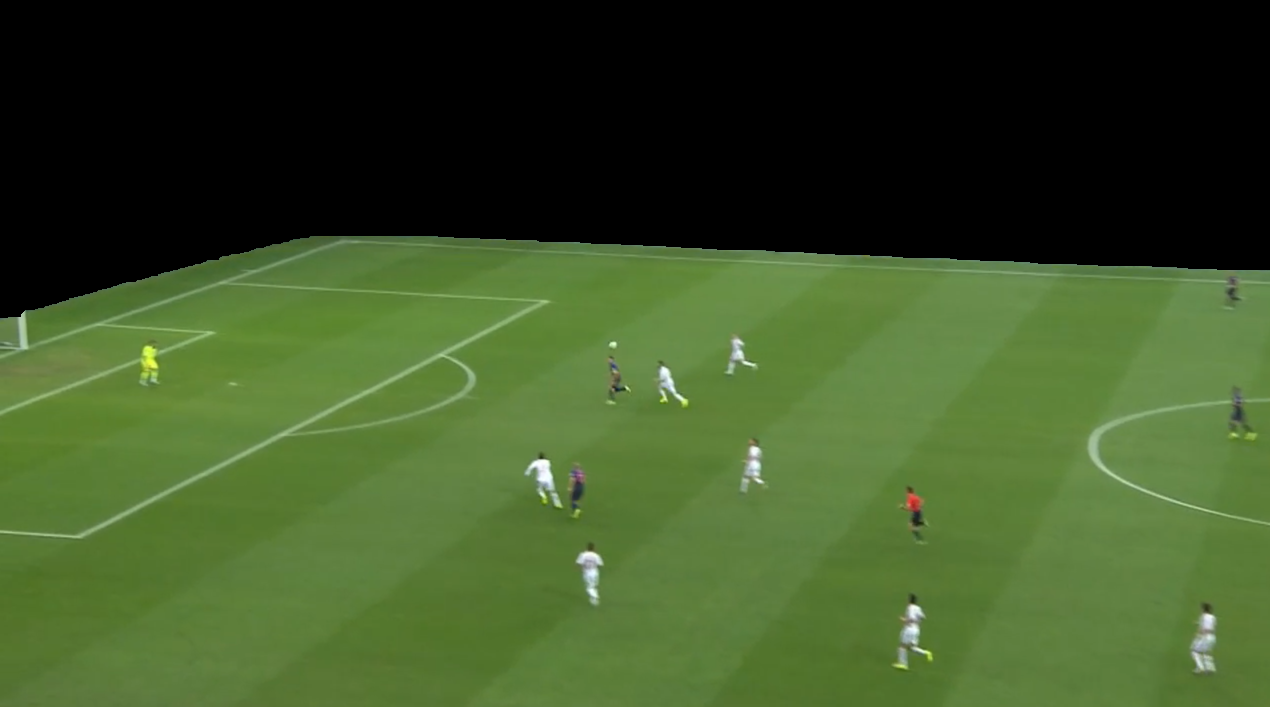
%> input picture test_images/test2.png, 1270 x 707 px
$ octave Canny_Edge_Detector_Q2.m   (GNU Octave 9; MATLAB toolbox functions it lacks are replaced by stand-ins)
%> lines starting %> are read from the running program, lines starting %| are printed output that depends on the picture; in (x1, y1, x2, y2) boxes, pixels count from 0 and x2, y2 are one past the last pixel; in counts of white or black regions, pixels touching at a corner belong together; the program's own positions count from 1
%% clear all
close all


Irgb = imread('../test_images/test2.png');
%> Irgb is the input picture: size 707x1270x3 uint8; mean R, G, B 60.2, 81.6, 38.6

Irgb = imsharpen(Irgb);
if ndims(Irgb) == 3;
    I = rgb2gray(Irgb);
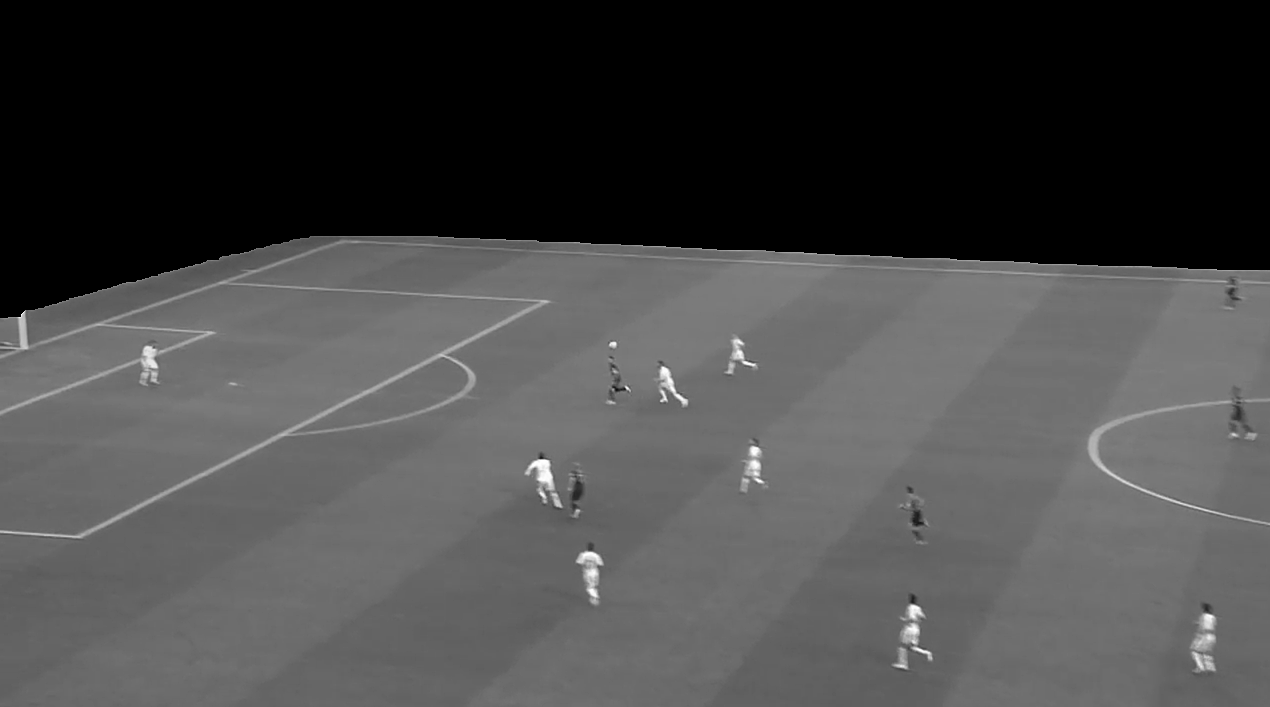
%> I: size 707x1270 uint8; min 0, max 255, mean 70.3
elseif ndims(Irgb) == 2;
    I = Irgb;
end
subplot(2,1,1), imshow(I)
title('original image')

%%
canny_thresh = [0.1 0.2];
canny_sigma = 1;
BW = edge(I,'canny', canny_thresh, canny_sigma);
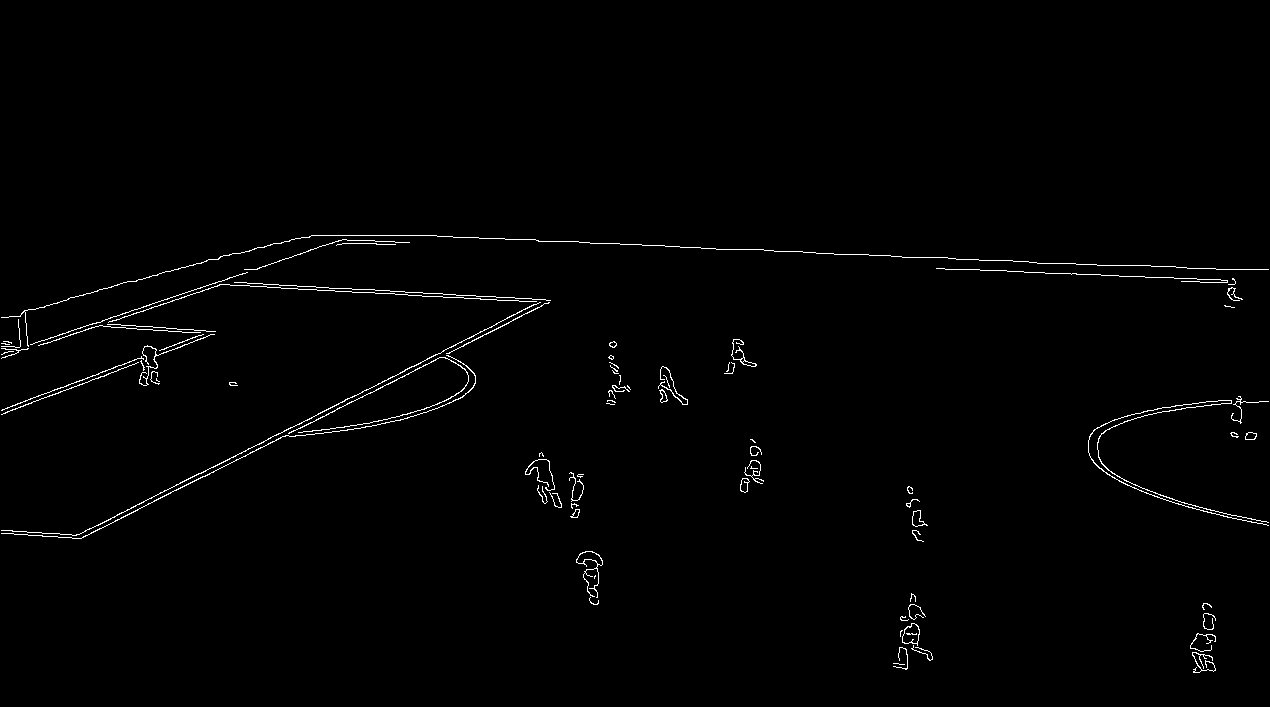
%> BW: size 707x1270 logical; 0.99% white in thin lines or dots, all inside (x1, y1, x2, y2) = (1, 235, 1269, 673)
%BW = edge(I, 'canny', 0.2 , canny_sigma);

subplot(2,1,2), imshow(BW)
title('binary image mask created by the canny edge detector')
